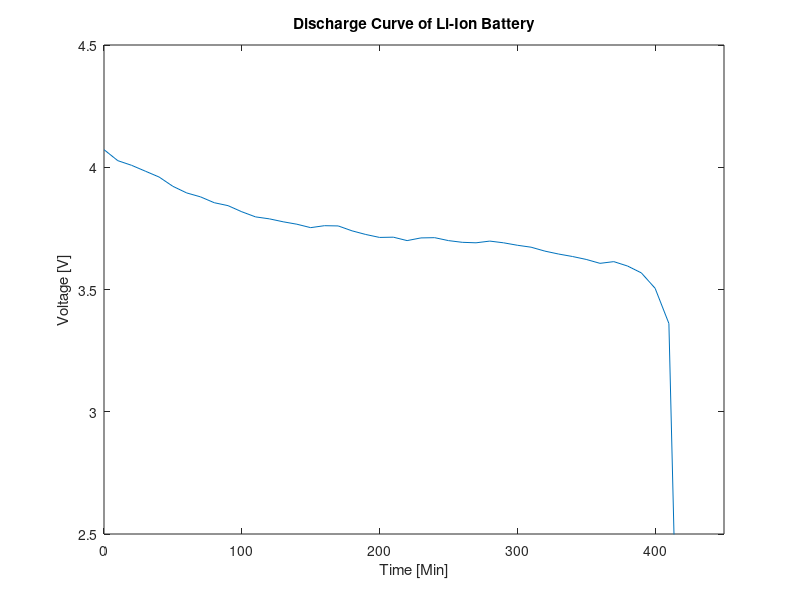

The MATLAB source for this figure: (Note: this script raises an error after producing the figure.)
clear all; close all; clc;
to_tikz = 1;

data = load('0_3w_850mah.csv');

time_min = (0:10:420);
time_min_T = transpose(time_min);


plot(time_min_T,data)
title('Discharge Curve of Li-Ion Battery')
xlabel('Time [Min]')
ylabel('Voltage [V]')

xlim([0 450])
ylim([2.5 4.5])
yticks(2.5:0.5:4.5)

hline = refline([0 3.3]);
hline.Color = 'r';
hline.LineStyle = '--';


if to_tikz == 1
    cleanfigure()
    matlab2tikz('discharge.tex');
    %matlab2tikz( 'discharge.tikz', 'height', '\fheight', 'width', '\fwidth' )
end
